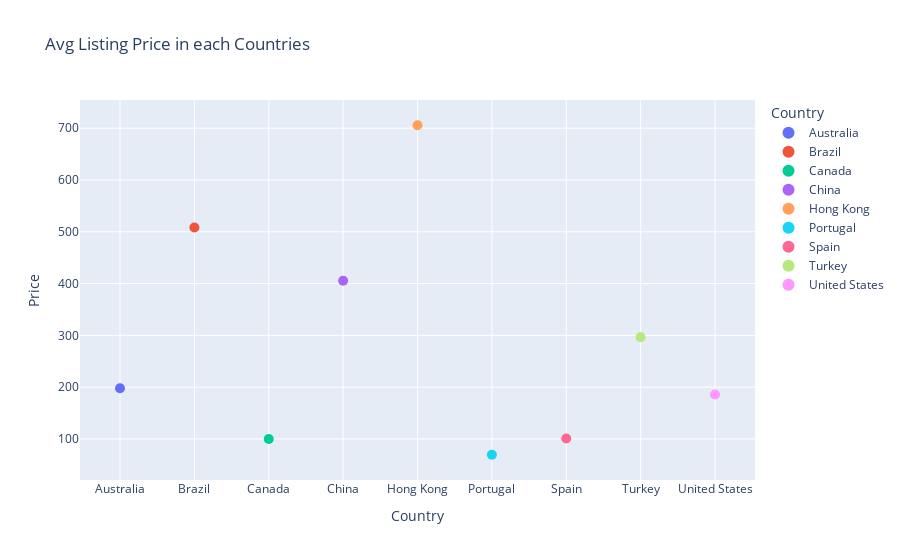

Notebook code cell kept with this figure:
### Code cell
fig=px.scatter(data_frame=price_df,x='Country',y='Price', color='Country',
           size='Price',title='Avg Listing Price in each Countries')
fig.update_traces(marker_size=10)
#fig.update_layout(scattermode="Country")
fig.show()

### Figure 1 — Plotly figure (JSON) as saved in the notebook; plotly's stock layout.template omitted (floating-point values rounded to 4 significant figures)
{"data": [{"hovertemplate": "Country=%{x}<br>Price=%{marker.size}<extra></extra>", "legendgroup": "Australia", "marker": {"color": "#636efa", "size": 10, "sizemode": "area", "sizeref": 1.764, "symbol": "circle"}, "mode": "markers", "name": "Australia", "orientation": "v", "showlegend": true, "type": "scatter", "x": ["Australia"], "xaxis": "x", "y": [197.8], "yaxis": "y"}, {"hovertemplate": "Country=%{x}<br>Price=%{marker.size}<extra></extra>", "legendgroup": "Brazil", "marker": {"color": "#EF553B", "size": 10, "sizemode": "area", "sizeref": 1.764, "symbol": "circle"}, "mode": "markers", "name": "Brazil", "orientation": "v", "showlegend": true, "type": "scatter", "x": ["Brazil"], "xaxis": "x", "y": [508.1], "yaxis": "y"}, {"hovertemplate": "Country=%{x}<br>Price=%{marker.size}<extra></extra>", "legendgroup": "Canada", "marker": {"color": "#00cc96", "size": 10, "sizemode": "area", "sizeref": 1.764, "symbol": "circle"}, "mode": "markers", "name": "Canada", "orientation": "v", "showlegend": true, "type": "scatter", "x": ["Canada"], "xaxis": "x", "y": [100.0], "yaxis": "y"}, {"hovertemplate": "Country=%{x}<br>Price=%{marker.size}<extra></extra>", "legendgroup": "China", "marker": {"color": "#ab63fa", "size": 10, "sizemode": "area", "sizeref": 1.764, "symbol": "circle"}, "mode": "markers", "name": "China", "orientation": "v", "showlegend": true, "type": "scatter", "x": ["China"], "xaxis": "x", "y": [405.4], "yaxis": "y"}, {"hovertemplate": "Country=%{x}<br>Price=%{marker.size}<extra></extra>", "legendgroup": "Hong Kong", "marker": {"color": "#FFA15A", "size": 10, "sizemode": "area", "sizeref": 1.764, "symbol": "circle"}, "mode": "markers", "name": "Hong Kong", "orientation": "v", "showlegend": true, "type": "scatter", "x": ["Hong Kong"], "xaxis": "x", "y": [705.7], "yaxis": "y"}, {"hovertemplate": "Country=%{x}<br>Price=%{marker.size}<extra></extra>", "legendgroup": "Portugal", "marker": {"color": "#19d3f3", "size": 10, "sizemode": "area", "sizeref": 1.764, "symbol": "circle"}, "mode": "markers", "name": "Portugal", "orientation": "v", "showlegend": true, "type": "scatter", "x": ["Portugal"], "xaxis": "x", "y": [69.5], "yaxis": "y"}, {"hovertemplate": "Country=%{x}<br>Price=%{marker.size}<extra></extra>", "legendgroup": "Spain", "marker": {"color": "#FF6692", "size": 10, "sizemode": "area", "sizeref": 1.764, "symbol": "circle"}, "mode": "markers", "name": "Spain", "orientation": "v", "showlegend": true, "type": "scatter", "x": ["Spain"], "xaxis": "x", "y": [101.0], "yaxis": "y"}, {"hovertemplate": "Country=%{x}<br>Price=%{marker.size}<extra></extra>", "legendgroup": "Turkey", "marker": {"color": "#B6E880", "size": 10, "sizemode": "area", "sizeref": 1.764, "symbol": "circle"}, "mode": "markers", "name": "Turkey", "orientation": "v", "showlegend": true, "type": "scatter", "x": ["Turkey"], "xaxis": "x", "y": [296.5], "yaxis": "y"}, {"hovertemplate": "Country=%{x}<br>Price=%{marker.size}<extra></extra>", "legendgroup": "United States", "marker": {"color": "#FF97FF", "size": 10, "sizemode": "area", "sizeref": 1.764, "symbol": "circle"}, "mode": "markers", "name": "United States", "orientation": "v", "showlegend": true, "type": "scatter", "x": ["United States"], "xaxis": "x", "y": [185.7], "yaxis": "y"}], "layout": {"legend": {"itemsizing": "constant", "title": {"text": "Country"}, "tracegroupgap": 0}, "title": {"text": "Avg Listing Price in each Countries"}, "xaxis": {"anchor": "y", "categoryarray": ["Australia", "Brazil", "Canada", "China", "Hong Kong", "Portugal", "Spain", "Turkey", "United States"], "categoryorder": "array", "domain": [0, 1], "title": {"text": "Country"}}, "yaxis": {"anchor": "x", "domain": [0, 1], "title": {"text": "Price"}}}}
